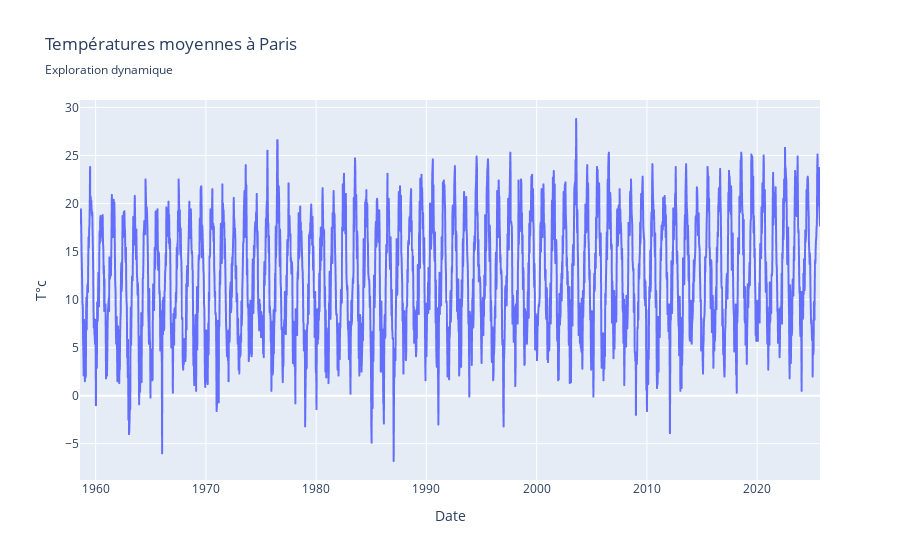

This figure's notebook cell:
### Code cell
import plotly.express as px
fig = px.line(dfp_paris, x="Date", y="T_DECAD",
              title="Températures moyennes à Paris", subtitle = "Exploration dynamique",
              labels={"T_DECAD":"T°c"},
              hover_data=["Date", "T_DECAD"]
             )
fig.show()

### Figure 1 — Plotly figure (JSON) as saved in the notebook; plotly's stock layout.template omitted (floating-point values rounded to 4 significant figures; data arrays with more than 128 entries replaced by an {"elided": "..."} marker saying what was removed)
{"data": [{"hovertemplate": "Date=%{x}<br>T°c=%{y}<extra></extra>", "legendgroup": "", "line": {"color": "#636efa", "dash": "solid"}, "marker": {"symbol": "circle"}, "mode": "lines", "name": "", "showlegend": false, "type": "scattergl", "x": {"elided": "2417 str values"}, "xaxis": "x", "y": {"elided": "2417 float values"}, "yaxis": "y"}], "layout": {"legend": {"tracegroupgap": 0}, "title": {"subtitle": {"text": "Exploration dynamique"}, "text": "Températures moyennes à Paris"}, "xaxis": {"anchor": "y", "domain": [0, 1], "title": {"text": "Date"}}, "yaxis": {"anchor": "x", "domain": [0, 1], "title": {"text": "T°c"}}}}
